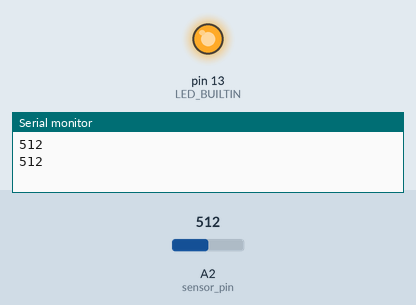
Bench run of a sketch on a simulated Arduino Uno, built with avr-gcc and run on an emulated ATmega328P. On the bench: output pins drawn as LEDs (lit = HIGH), the last lines printed to the serial monitor. The inputs (shaded band) are chosen by the test bench; at power-on: A2 (sensor_pin) = 512.

Above: at 1.8 s.
1.9 s: A2 (sensor_pin) set to 839
3.4 s: A2 (sensor_pin) set to 866
At 4.5 s:
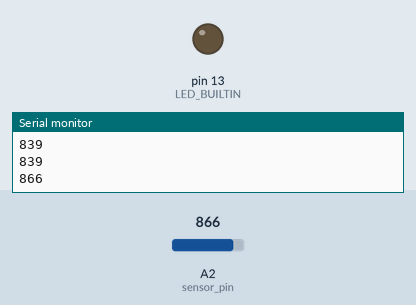
5.5 s: A2 (sensor_pin) set to 840
At 6.8 s:
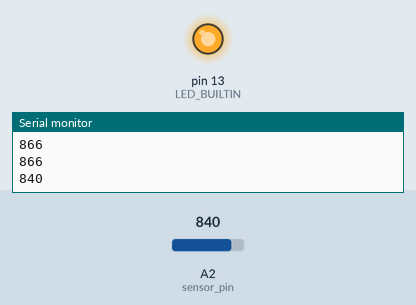
7.5 s: A2 (sensor_pin) set to 860
At 9.1 s:
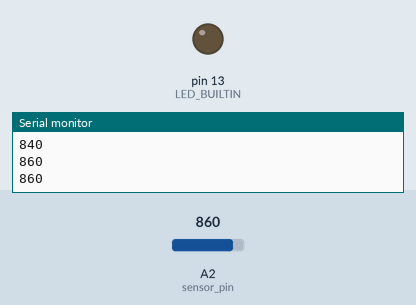
Timing chart, 0 to 10.5 s (numbered marks = the images above; inputs shaded):
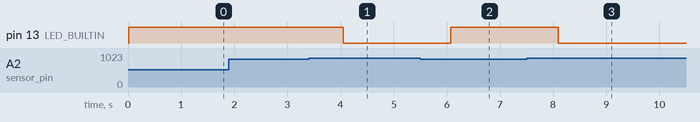

Measured:
- the behaviour switches between 849 and 850 on A2 (sensor_pin) (found by bisection; images 0 and 1)
- after the input at 3.4 s, pin 13 (LED_BUILTIN): HIGH → LOW after 0.65 s
- after the input at 5.5 s, pin 13 (LED_BUILTIN): LOW → HIGH after 0.57 s
- after the input at 7.5 s, pin 13 (LED_BUILTIN): HIGH → LOW after 0.59 s

The sketch:

ex3.ino
```cpp
#define sensor_pin A2
void setup() {
Serial.begin(9600);
pinMode(LED_BUILTIN, OUTPUT);
}

void loop() {
int val = analogRead(sensor_pin);
Serial.println(val);
delay(10);
if (val < 850){
digitalWrite(LED_BUILTIN, HIGH); // turn the LED on (HIGH is the voltage level)
delay(1000);
}
else{
digitalWrite(LED_BUILTIN, LOW); // turn the LED off by making the voltage LOW
delay(1000);
}
// wait for a second

}
```
